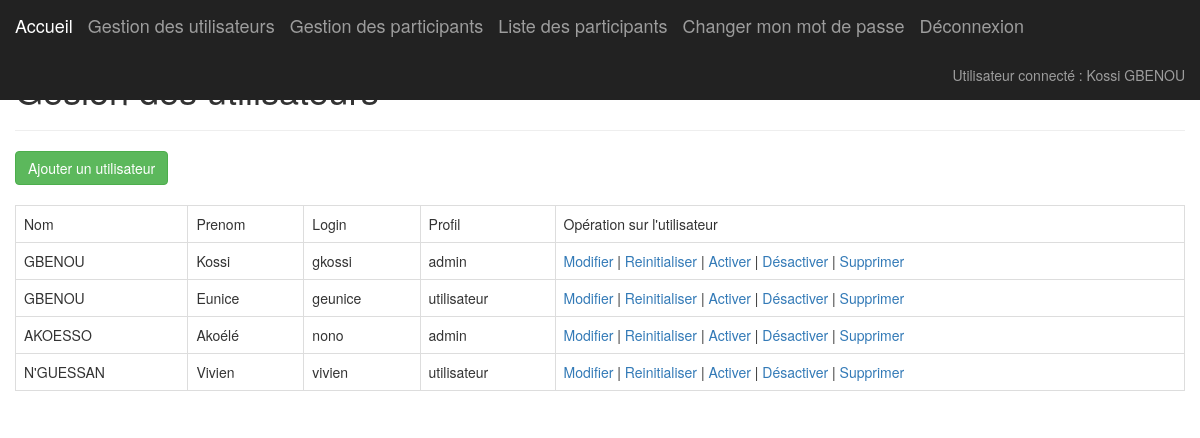
Page /admin/gestionUtilisateur.php (signed in) on the committed database.
### tables this page shows
CREATE TABLE IF NOT EXISTS `utilisateurs` (
  `id` int NOT NULL AUTO_INCREMENT,
  `nom` varchar(50) NOT NULL,
  `prenoms` varchar(50) NOT NULL,
  `login` varchar(10) NOT NULL,
  `mot_de_passe` varchar(50) NOT NULL,
  `id_profil` int NOT NULL,
  `compte_actif` tinyint NOT NULL,
  PRIMARY KEY (`id`),
  KEY `id_profil` (`id_profil`)
);

CREATE TABLE IF NOT EXISTS `profils` (
  `id` int NOT NULL AUTO_INCREMENT,
  `libelle` varchar(50) NOT NULL,
  PRIMARY KEY (`id`)
);

### common_ressources/fonctions.php (called while the page is built, shortened)
<?php
function verification_profil($connexion, $login) {
    $sql = 'SELECT libelle FROM profils WHERE id = (SELECT id_profil FROM utilisateurs WHERE login = "' . $login . '")';
    $resultat = $connexion->query($sql);
    while ($row = $resultat->fetch_array(MYSQLI_ASSOC)) {
        $message = $row;
    }
    return $message;
}
function afficher_utilisateurs($connexion) {
    $sql = "SELECT nom, prenoms, login, libelle FROM utilisateurs, profils WHERE utilisateurs.id_profil = profils.id";
    $resultat = $connexion->query($sql);
    $messages = array();
    while ($row = $resultat->fetch_array(MYSQLI_ASSOC)) {
        $messages[] = $row;
    }
    return $messages;
}
function recuperer_utilisateur($connexion, $login) {
    $requete = "SELECT nom, prenoms, compte_actif, utilisateurs.id FROM utilisateurs, profils WHERE utilisateurs.id_profil=profils.id AND login='" . $login . "' ";
    $resultat = $connexion->query($requete);
    $utilisateur = $resultat->fetch_array(MYSQLI_ASSOC);
    return $utilisateur;
}
?>

### admin/gestionUtilisateur.php (the view, shortened to what this page needs)
<?php
require_once("../common_ressources/fonctions.php");
$users = afficher_utilisateurs($mysqli);
?>
<!DOCTYPE html>
<html>
    <head>
        <link rel="stylesheet" type="text/css" href="../assets/bootstrap/css/bootstrap.css">
        <link rel="stylesheet" type="text/css" href="../assets/bootstrap/css/font-awesome.min.css">
        <link rel="stylesheet" type="text/css" href="../assets/css/dashboard.css">
    </head>
    <body>
        <nav class="navbar navbar-inverse navbar-fixed-top">
            <div class="container-fluid">
                <div id="navbar" class="navbar-collapse collapse">
                    <ul class="nav navbar-nav navbar-left">
                        <li><a class="navbar-brand" href="../accueil.php">Accueil</a></li>
                        <?php
                            $profil = verification_profil($mysqli, $_SESSION['login']);
                            if ($profil['libelle'] == "admin") {
                                ?>
                                <li><a class="navbar-brand" href="./gestionUtilisateur.php">Gestion des utilisateurs</a></li>
                                <li><a class="navbar-brand" href="./participantGestion.php">Gestion des participants</a></li>
                        <?php } ?>
                        <li><a class="navbar-brand" href="../participantListeRecherche.php">Liste des participants</a></li>
                        <li><a class="navbar-brand" href="./reinitialiserMotdepasse.php">Changer mon mot de passe</a></li>
                        <li><a class="navbar-brand" href="../accueil.php?logout=ok">Déconnexion</a></li>
                    </ul>
                    <ul class="nav navbar-nav navbar-right">
                        <li>
                            <a href="">
                                <?php
                                $utilisateur = recuperer_utilisateur($mysqli, $_SESSION['login']);
                                echo "Utilisateur connecté : ";
                                echo $utilisateur['prenoms'];
                                echo $utilisateur['nom'];
                                ?>
                            </a>
                        </li>
                    </ul>
                </div>
            </div>
        </nav>
        <div class="container">
            <div class="row">
                <div class="centrerListe">
                    <div>
                        <h1>Gesion des utilisateurs</h1>
                        <hr/>
                        <a href="UtilisateurAjout.php" class="btn btn-success"> Ajouter un utilisateur</a>
                        <br/><br/>
                        <table width="600" border="1" cellspacing="0" cellpadding="5" class="table table-bordered">
                            <tr>
                                <td>Nom</td>
                                <td>Prenom</td>
                                <td>Login</td>
                                <td>Profil</td>
                                <td>Opération sur l'utilisateur</td>
                            </tr>
                            <?php foreach ($users as $user) {
                                ?>
                                <tr>
                                    <td><?php echo $user['nom']; ?></td>
                                    <td><?php echo $user['prenoms']; ?></td>
                                    <td><?php echo $user['login']; ?></td>
                                    <td><?php echo $user['libelle']; ?></td>
                                    <td>
                                        <a href="utilisateurModif.php?login=<?php echo $user['login']; ?>">Modifier</a> |
                                        <a href="reinitialiserLogin.php?login=<?php echo $user['login']; ?>">Reinitialiser</a> |
                                        <a href="activerCompte.php?login=<?php echo $user['login']; ?>">Activer</a> |
                                        <a href="desactiverCompte.php?login=<?php echo $user['login']; ?>">Désactiver</a> |
                                        <a href="supprimerCompte.php?login=<?php echo $user['login']; ?>">Supprimer</a>
                                    </td>
                                </tr>
                            <?php } ?>
                        </table>
                    </div>
                </div>
            </div>
			</div>
    </body>
</html>

### assets/css/dashboard.css (style rules this page uses)
body { padding-top: 50px; }
.navbar-fixed-top { border: 0; }

### rows in the picture
utilisateurs: prenoms "Kossi", nom "GBENOU", login "gkossi", id_profil.libelle "admin"
utilisateurs: nom "GBENOU", prenoms "Eunice", login "geunice", id_profil.libelle "utilisateur"
utilisateurs: nom "AKOESSO", prenoms "Akoélé", login "nono", id_profil.libelle "admin"
utilisateurs: nom "N'GUESSAN", prenoms "Vivien", login "vivien", id_profil.libelle "utilisateur"
